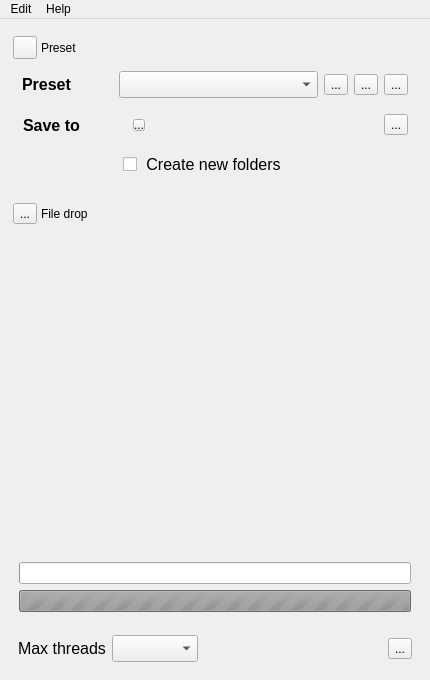
<?xml version="1.0" encoding="UTF-8"?>
<ui version="4.0">
 <class>Jobman</class>
 <widget class="QMainWindow" name="Jobman">
  <property name="geometry">
   <rect>
    <x>0</x>
    <y>0</y>
    <width>430</width>
    <height>680</height>
   </rect>
  </property>
  <property name="sizePolicy">
   <sizepolicy hsizetype="Fixed" vsizetype="Fixed">
    <horstretch>0</horstretch>
    <verstretch>0</verstretch>
   </sizepolicy>
  </property>
  <property name="minimumSize">
   <size>
    <width>0</width>
    <height>0</height>
   </size>
  </property>
  <property name="windowTitle">
   <string>Jobman</string>
  </property>
  <property name="dockOptions">
   <set>QMainWindow::AllowTabbedDocks|QMainWindow::AnimatedDocks</set>
  </property>
  <widget class="QWidget" name="centralwidget">
   <layout class="QVBoxLayout" name="verticalLayout_2">
    <property name="spacing">
     <number>0</number>
    </property>
    <property name="sizeConstraint">
     <enum>QLayout::SetDefaultConstraint</enum>
    </property>
    <item>
     <widget class="QWidget" name="presetBar" native="true">
      <property name="styleSheet">
       <string notr="true"/>
      </property>
      <layout class="QHBoxLayout">
       <property name="spacing">
        <number>0</number>
       </property>
       <property name="leftMargin">
        <number>0</number>
       </property>
       <property name="topMargin">
        <number>4</number>
       </property>
       <property name="rightMargin">
        <number>0</number>
       </property>
       <property name="bottomMargin">
        <number>0</number>
       </property>
       <item>
        <layout class="QHBoxLayout">
         <property name="spacing">
          <number>4</number>
         </property>
         <property name="leftMargin">
          <number>4</number>
         </property>
         <property name="topMargin">
          <number>4</number>
         </property>
         <property name="rightMargin">
          <number>4</number>
         </property>
         <property name="bottomMargin">
          <number>4</number>
         </property>
         <item>
          <widget class="QToolButton" name="togglePreset">
           <property name="toolTip">
            <string>Show or hide preset area</string>
           </property>
           <property name="icon">
            <iconset resource="jobman.qrc">
             <normaloff>:/icons/resources/Collapse.png</normaloff>:/icons/resources/Collapse.png</iconset>
           </property>
           <property name="checkable">
            <bool>true</bool>
           </property>
          </widget>
         </item>
         <item>
          <widget class="QLabel" name="label">
           <property name="text">
            <string>Preset</string>
           </property>
          </widget>
         </item>
        </layout>
       </item>
      </layout>
     </widget>
    </item>
    <item>
     <widget class="QWidget" name="presetWidget" native="true">
      <property name="enabled">
       <bool>true</bool>
      </property>
      <property name="minimumSize">
       <size>
        <width>0</width>
        <height>80</height>
       </size>
      </property>
      <layout class="QVBoxLayout" name="verticalLayout">
       <property name="spacing">
        <number>0</number>
       </property>
       <property name="leftMargin">
        <number>4</number>
       </property>
       <property name="topMargin">
        <number>8</number>
       </property>
       <property name="rightMargin">
        <number>4</number>
       </property>
       <property name="bottomMargin">
        <number>0</number>
       </property>
       <item>
        <layout class="QGridLayout" name="gridLayout">
         <property name="topMargin">
          <number>0</number>
         </property>
         <property name="verticalSpacing">
          <number>0</number>
         </property>
         <item row="1" column="0">
          <widget class="QWidget" name="widget_6" native="true">
           <property name="minimumSize">
            <size>
             <width>100</width>
             <height>0</height>
            </size>
           </property>
           <layout class="QHBoxLayout" name="horizontalLayout_5">
            <property name="spacing">
             <number>0</number>
            </property>
            <property name="leftMargin">
             <number>10</number>
            </property>
            <property name="topMargin">
             <number>0</number>
            </property>
            <property name="bottomMargin">
             <number>4</number>
            </property>
            <item>
             <widget class="QLabel" name="label_2">
              <property name="font">
               <font>
                <pointsize>12</pointsize>
                <bold>true</bold>
               </font>
              </property>
              <property name="text">
               <string>Save to</string>
              </property>
             </widget>
            </item>
           </layout>
          </widget>
         </item>
         <item row="1" column="1">
          <widget class="QWidget" name="widget_2" native="true">
           <property name="minimumSize">
            <size>
             <width>0</width>
             <height>50</height>
            </size>
           </property>
           <layout class="QHBoxLayout" name="horizontalLayout">
            <property name="spacing">
             <number>0</number>
            </property>
            <property name="leftMargin">
             <number>10</number>
            </property>
            <property name="topMargin">
             <number>0</number>
            </property>
            <property name="rightMargin">
             <number>9</number>
            </property>
            <property name="bottomMargin">
             <number>4</number>
            </property>
            <item>
             <widget class="QLabel" name="saveTo">
              <property name="enabled">
               <bool>true</bool>
              </property>
              <property name="maximumSize">
               <size>
                <width>230</width>
                <height>16777215</height>
               </size>
              </property>
              <property name="font">
               <font>
                <pointsize>10</pointsize>
               </font>
              </property>
              <property name="acceptDrops">
               <bool>true</bool>
              </property>
              <property name="text">
               <string/>
              </property>
             </widget>
            </item>
            <item>
             <spacer name="horizontalSpacer_4">
              <property name="orientation">
               <enum>Qt::Horizontal</enum>
              </property>
              <property name="sizeType">
               <enum>QSizePolicy::Fixed</enum>
              </property>
              <property name="sizeHint" stdset="0">
               <size>
                <width>2</width>
                <height>20</height>
               </size>
              </property>
             </spacer>
            </item>
            <item>
             <widget class="QToolButton" name="showSaveto">
              <property name="maximumSize">
               <size>
                <width>12</width>
                <height>12</height>
               </size>
              </property>
              <property name="text">
               <string>...</string>
              </property>
              <property name="icon">
               <iconset resource="jobman.qrc">
                <normaloff>:/icons/resources/Open.png</normaloff>:/icons/resources/Open.png</iconset>
              </property>
              <property name="toolButtonStyle">
               <enum>Qt::ToolButtonIconOnly</enum>
              </property>
             </widget>
            </item>
            <item>
             <spacer name="horizontalSpacer">
              <property name="orientation">
               <enum>Qt::Horizontal</enum>
              </property>
              <property name="sizeHint" stdset="0">
               <size>
                <width>40</width>
                <height>20</height>
               </size>
              </property>
             </spacer>
            </item>
            <item>
             <widget class="QToolButton" name="openSaveto">
              <property name="toolTip">
               <string>Open save to folder</string>
              </property>
              <property name="text">
               <string>...</string>
              </property>
              <property name="icon">
               <iconset resource="jobman.qrc">
                <normaloff>:/icons/resources/Folder.png</normaloff>:/icons/resources/Folder.png</iconset>
              </property>
             </widget>
            </item>
           </layout>
          </widget>
         </item>
         <item row="0" column="1">
          <widget class="QWidget" name="widget_5" native="true">
           <layout class="QHBoxLayout" name="horizontalLayout_4">
            <property name="spacing">
             <number>2</number>
            </property>
            <property name="leftMargin">
             <number>6</number>
            </property>
            <property name="topMargin">
             <number>0</number>
            </property>
            <property name="rightMargin">
             <number>9</number>
            </property>
            <property name="bottomMargin">
             <number>4</number>
            </property>
            <item>
             <widget class="QComboBox" name="presets">
              <property name="sizePolicy">
               <sizepolicy hsizetype="Expanding" vsizetype="Preferred">
                <horstretch>0</horstretch>
                <verstretch>0</verstretch>
               </sizepolicy>
              </property>
              <property name="font">
               <font>
                <pointsize>12</pointsize>
               </font>
              </property>
             </widget>
            </item>
            <item>
             <spacer name="horizontalSpacer_6">
              <property name="orientation">
               <enum>Qt::Horizontal</enum>
              </property>
              <property name="sizeType">
               <enum>QSizePolicy::Fixed</enum>
              </property>
              <property name="sizeHint" stdset="0">
               <size>
                <width>4</width>
                <height>20</height>
               </size>
              </property>
             </spacer>
            </item>
            <item>
             <widget class="QToolButton" name="openPreset">
              <property name="toolTip">
               <string>Open preset</string>
              </property>
              <property name="text">
               <string>...</string>
              </property>
              <property name="icon">
               <iconset resource="jobman.qrc">
                <normaloff>:/icons/resources/File.png</normaloff>:/icons/resources/File.png</iconset>
              </property>
             </widget>
            </item>
            <item>
             <spacer name="horizontalSpacer_5">
              <property name="orientation">
               <enum>Qt::Horizontal</enum>
              </property>
              <property name="sizeType">
               <enum>QSizePolicy::Fixed</enum>
              </property>
              <property name="sizeHint" stdset="0">
               <size>
                <width>4</width>
                <height>20</height>
               </size>
              </property>
             </spacer>
            </item>
            <item>
             <widget class="QToolButton" name="refreshPresets">
              <property name="toolTip">
               <string>Refresh preset</string>
              </property>
              <property name="text">
               <string>...</string>
              </property>
              <property name="icon">
               <iconset resource="jobman.qrc">
                <normaloff>:/icons/resources/Refresh.png</normaloff>:/icons/resources/Refresh.png</iconset>
              </property>
              <property name="iconSize">
               <size>
                <width>16</width>
                <height>16</height>
               </size>
              </property>
             </widget>
            </item>
            <item>
             <spacer name="horizontalSpacer_3">
              <property name="orientation">
               <enum>Qt::Horizontal</enum>
              </property>
              <property name="sizeType">
               <enum>QSizePolicy::Fixed</enum>
              </property>
              <property name="sizeHint" stdset="0">
               <size>
                <width>4</width>
                <height>20</height>
               </size>
              </property>
             </spacer>
            </item>
            <item>
             <widget class="QToolButton" name="openPresetfrom">
              <property name="toolTip">
               <string>Open preset folder</string>
              </property>
              <property name="text">
               <string>...</string>
              </property>
              <property name="icon">
               <iconset resource="jobman.qrc">
                <normaloff>:/icons/resources/Folder.png</normaloff>:/icons/resources/Folder.png</iconset>
              </property>
             </widget>
            </item>
           </layout>
          </widget>
         </item>
         <item row="0" column="0">
          <widget class="QWidget" name="widget_4" native="true">
           <layout class="QHBoxLayout" name="horizontalLayout_6">
            <property name="spacing">
             <number>0</number>
            </property>
            <property name="topMargin">
             <number>0</number>
            </property>
            <property name="bottomMargin">
             <number>4</number>
            </property>
            <item>
             <widget class="QLabel" name="label_3">
              <property name="font">
               <font>
                <pointsize>12</pointsize>
                <bold>true</bold>
               </font>
              </property>
              <property name="text">
               <string>Preset</string>
              </property>
             </widget>
            </item>
           </layout>
          </widget>
         </item>
         <item row="2" column="1">
          <widget class="QWidget" name="widget_8" native="true">
           <property name="font">
            <font>
             <pointsize>12</pointsize>
            </font>
           </property>
           <layout class="QHBoxLayout" name="horizontalLayout_2">
            <property name="spacing">
             <number>0</number>
            </property>
            <property name="leftMargin">
             <number>10</number>
            </property>
            <property name="topMargin">
             <number>0</number>
            </property>
            <property name="bottomMargin">
             <number>10</number>
            </property>
            <item>
             <widget class="QCheckBox" name="createFolders">
              <property name="font">
               <font>
                <pointsize>12</pointsize>
               </font>
              </property>
              <property name="text">
               <string> Create new folders</string>
              </property>
             </widget>
            </item>
           </layout>
          </widget>
         </item>
        </layout>
       </item>
      </layout>
     </widget>
    </item>
    <item>
     <spacer name="verticalSpacer">
      <property name="orientation">
       <enum>Qt::Vertical</enum>
      </property>
      <property name="sizeType">
       <enum>QSizePolicy::Minimum</enum>
      </property>
      <property name="sizeHint" stdset="0">
       <size>
        <width>20</width>
        <height>12</height>
       </size>
      </property>
     </spacer>
    </item>
    <item>
     <widget class="QWidget" name="filedropBar" native="true">
      <property name="styleSheet">
       <string notr="true"/>
      </property>
      <layout class="QHBoxLayout">
       <property name="spacing">
        <number>0</number>
       </property>
       <property name="leftMargin">
        <number>0</number>
       </property>
       <property name="topMargin">
        <number>0</number>
       </property>
       <property name="rightMargin">
        <number>0</number>
       </property>
       <property name="bottomMargin">
        <number>0</number>
       </property>
       <item>
        <layout class="QHBoxLayout">
         <property name="spacing">
          <number>4</number>
         </property>
         <property name="leftMargin">
          <number>4</number>
         </property>
         <property name="topMargin">
          <number>4</number>
         </property>
         <property name="rightMargin">
          <number>4</number>
         </property>
         <property name="bottomMargin">
          <number>4</number>
         </property>
         <item>
          <widget class="QToolButton" name="toggleFiledrop">
           <property name="text">
            <string>...</string>
           </property>
           <property name="icon">
            <iconset resource="jobman.qrc">
             <normaloff>:/icons/resources/Collapse.png</normaloff>:/icons/resources/Collapse.png</iconset>
           </property>
           <property name="checkable">
            <bool>true</bool>
           </property>
          </widget>
         </item>
         <item>
          <widget class="QLabel" name="label">
           <property name="styleSheet">
            <string notr="true"/>
           </property>
           <property name="text">
            <string>File drop</string>
           </property>
           <property name="icon" stdset="0">
            <iconset>
             <normaloff>:/icons/resources/Pin.png</normaloff>:/icons/resources/Pin.png</iconset>
           </property>
          </widget>
         </item>
        </layout>
       </item>
      </layout>
     </widget>
    </item>
    <item>
     <widget class="QWidget" name="filedropWidget" native="true">
      <property name="sizePolicy">
       <sizepolicy hsizetype="Preferred" vsizetype="Preferred">
        <horstretch>0</horstretch>
        <verstretch>0</verstretch>
       </sizepolicy>
      </property>
      <property name="minimumSize">
       <size>
        <width>0</width>
        <height>300</height>
       </size>
      </property>
      <property name="styleSheet">
       <string notr="true"/>
      </property>
      <layout class="QVBoxLayout" name="verticalLayout_6">
       <property name="spacing">
        <number>0</number>
       </property>
       <property name="leftMargin">
        <number>0</number>
       </property>
       <property name="topMargin">
        <number>0</number>
       </property>
       <property name="rightMargin">
        <number>0</number>
       </property>
       <property name="bottomMargin">
        <number>0</number>
       </property>
       <item>
        <layout class="QVBoxLayout" name="verticalLayout_5">
         <property name="spacing">
          <number>0</number>
         </property>
         <property name="leftMargin">
          <number>0</number>
         </property>
         <property name="topMargin">
          <number>0</number>
         </property>
         <property name="rightMargin">
          <number>0</number>
         </property>
         <property name="bottomMargin">
          <number>0</number>
         </property>
         <item>
          <layout class="QVBoxLayout" name="verticalLayout_9">
           <property name="leftMargin">
            <number>10</number>
           </property>
           <property name="topMargin">
            <number>10</number>
           </property>
           <property name="rightMargin">
            <number>10</number>
           </property>
           <property name="bottomMargin">
            <number>10</number>
           </property>
           <item>
            <widget class="Filedrop" name="filedrop" native="true">
             <property name="enabled">
              <bool>false</bool>
             </property>
             <property name="sizePolicy">
              <sizepolicy hsizetype="Preferred" vsizetype="MinimumExpanding">
               <horstretch>0</horstretch>
               <verstretch>0</verstretch>
              </sizepolicy>
             </property>
             <property name="autoFillBackground">
              <bool>false</bool>
             </property>
             <property name="styleSheet">
              <string notr="true"/>
             </property>
            </widget>
           </item>
           <item>
            <spacer name="verticalSpacer_2">
             <property name="orientation">
              <enum>Qt::Vertical</enum>
             </property>
             <property name="sizeType">
              <enum>QSizePolicy::Fixed</enum>
             </property>
             <property name="sizeHint" stdset="0">
              <size>
               <width>20</width>
               <height>4</height>
              </size>
             </property>
            </spacer>
           </item>
           <item>
            <widget class="QWidget" name="widget_3" native="true">
             <property name="minimumSize">
              <size>
               <width>0</width>
               <height>0</height>
              </size>
             </property>
             <layout class="QVBoxLayout" name="verticalLayout_3">
              <property name="leftMargin">
               <number>0</number>
              </property>
              <property name="rightMargin">
               <number>0</number>
              </property>
              <item>
               <widget class="QProgressBar" name="idleprogress">
                <property name="maximum">
                 <number>1</number>
                </property>
                <property name="value">
                 <number>-1</number>
                </property>
                <property name="textVisible">
                 <bool>false</bool>
                </property>
               </widget>
              </item>
              <item>
               <widget class="QProgressBar" name="fileprogress">
                <property name="enabled">
                 <bool>false</bool>
                </property>
                <property name="sizePolicy">
                 <sizepolicy hsizetype="Expanding" vsizetype="Preferred">
                  <horstretch>0</horstretch>
                  <verstretch>0</verstretch>
                 </sizepolicy>
                </property>
                <property name="maximum">
                 <number>0</number>
                </property>
                <property name="value">
                 <number>0</number>
                </property>
                <property name="textVisible">
                 <bool>false</bool>
                </property>
               </widget>
              </item>
             </layout>
            </widget>
           </item>
          </layout>
         </item>
         <item>
          <widget class="QWidget" name="widget" native="true">
           <property name="minimumSize">
            <size>
             <width>0</width>
             <height>0</height>
            </size>
           </property>
           <layout class="QHBoxLayout" name="horizontalLayout_3">
            <property name="topMargin">
             <number>4</number>
            </property>
            <item>
             <widget class="QLabel" name="label_5">
              <property name="font">
               <font>
                <pointsize>12</pointsize>
               </font>
              </property>
              <property name="text">
               <string>Max threads</string>
              </property>
             </widget>
            </item>
            <item>
             <widget class="QComboBox" name="threads">
              <property name="minimumSize">
               <size>
                <width>60</width>
                <height>0</height>
               </size>
              </property>
              <property name="font">
               <font>
                <pointsize>12</pointsize>
               </font>
              </property>
             </widget>
            </item>
            <item>
             <widget class="QLabel" name="cpu">
              <property name="font">
               <font>
                <pointsize>12</pointsize>
               </font>
              </property>
              <property name="text">
               <string/>
              </property>
             </widget>
            </item>
            <item>
             <spacer name="horizontalSpacer_2">
              <property name="orientation">
               <enum>Qt::Horizontal</enum>
              </property>
              <property name="sizeHint" stdset="0">
               <size>
                <width>40</width>
                <height>20</height>
               </size>
              </property>
             </spacer>
            </item>
            <item>
             <widget class="QToolButton" name="monitor">
              <property name="toolTip">
               <string>Open monitor</string>
              </property>
              <property name="text">
               <string>...</string>
              </property>
              <property name="icon">
               <iconset resource="jobman.qrc">
                <normaloff>:/icons/resources/Monitor.png</normaloff>:/icons/resources/Monitor.png</iconset>
              </property>
             </widget>
            </item>
           </layout>
          </widget>
         </item>
        </layout>
       </item>
      </layout>
     </widget>
    </item>
   </layout>
  </widget>
  <widget class="QMenuBar" name="menubar">
   <property name="geometry">
    <rect>
     <x>0</x>
     <y>0</y>
     <width>430</width>
     <height>24</height>
    </rect>
   </property>
   <widget class="QMenu" name="menuHelp">
    <property name="title">
     <string>Help</string>
    </property>
    <addaction name="about"/>
    <addaction name="preferences"/>
    <addaction name="openGithubReadme"/>
    <addaction name="openGithubIssues"/>
    <addaction name="separator"/>
   </widget>
   <widget class="QMenu" name="menuEdit">
    <property name="title">
     <string>Edit</string>
    </property>
    <addaction name="addfiles"/>
   </widget>
   <addaction name="menuEdit"/>
   <addaction name="menuHelp"/>
  </widget>
  <action name="copyRGBAsText">
   <property name="text">
    <string>Copy RGB as text</string>
   </property>
   <property name="shortcut">
    <string>R</string>
   </property>
  </action>
  <action name="copyHSVAsText">
   <property name="text">
    <string>Copy HSV as text</string>
   </property>
   <property name="shortcut">
    <string>H</string>
   </property>
  </action>
  <action name="copyColorAsBitmap">
   <property name="text">
    <string>Copy Color as bitmap</string>
   </property>
   <property name="shortcut">
    <string>B</string>
   </property>
  </action>
  <action name="active">
   <property name="checkable">
    <bool>true</bool>
   </property>
   <property name="checked">
    <bool>true</bool>
   </property>
   <property name="icon">
    <iconset>
     <normaloff>:/icons/resources/Active.png</normaloff>:/icons/resources/Active.png</iconset>
   </property>
   <property name="text">
    <string>Active</string>
   </property>
   <property name="shortcut">
    <string>Space</string>
   </property>
  </action>
  <action name="toggleMouseLocation">
   <property name="checkable">
    <bool>true</bool>
   </property>
   <property name="checked">
    <bool>true</bool>
   </property>
   <property name="text">
    <string>Show mouse location</string>
   </property>
   <property name="shortcut">
    <string>M</string>
   </property>
  </action>
  <action name="copyIccAsText">
   <property name="text">
    <string>Copy ICC profile as text</string>
   </property>
  </action>
  <action name="as8bitValues">
   <property name="checkable">
    <bool>true</bool>
   </property>
   <property name="checked">
    <bool>true</bool>
   </property>
   <property name="text">
    <string>as 8-bit</string>
   </property>
   <property name="toolTip">
    <string>Display as 8-bit</string>
   </property>
  </action>
  <action name="as10bitValues">
   <property name="checkable">
    <bool>true</bool>
   </property>
   <property name="text">
    <string>as 10-bit</string>
   </property>
   <property name="toolTip">
    <string>Display as 10-bit</string>
   </property>
  </action>
  <action name="asFloatValues">
   <property name="checkable">
    <bool>true</bool>
   </property>
   <property name="text">
    <string>as Float</string>
   </property>
   <property name="toolTip">
    <string>Display as Decimal</string>
   </property>
  </action>
  <action name="asHexadecimalValues">
   <property name="checkable">
    <bool>true</bool>
   </property>
   <property name="text">
    <string>as Hexadecimal</string>
   </property>
   <property name="toolTip">
    <string>Display as Hexadecimal</string>
   </property>
  </action>
  <action name="asPercentageValues">
   <property name="checkable">
    <bool>true</bool>
   </property>
   <property name="text">
    <string>as Percentage</string>
   </property>
   <property name="toolTip">
    <string>Display as Percentage</string>
   </property>
  </action>
  <action name="magnify1x">
   <property name="checkable">
    <bool>true</bool>
   </property>
   <property name="checked">
    <bool>true</bool>
   </property>
   <property name="text">
    <string>1x</string>
   </property>
   <property name="toolTip">
    <string>Zoom 100%</string>
   </property>
   <property name="shortcut">
    <string>1</string>
   </property>
  </action>
  <action name="magnify2x">
   <property name="checkable">
    <bool>true</bool>
   </property>
   <property name="text">
    <string>2x</string>
   </property>
   <property name="toolTip">
    <string>Zoom 200%</string>
   </property>
   <property name="shortcut">
    <string>2</string>
   </property>
  </action>
  <action name="magnify3x">
   <property name="checkable">
    <bool>true</bool>
   </property>
   <property name="text">
    <string>3x</string>
   </property>
   <property name="toolTip">
    <string>Zoom 400%</string>
   </property>
   <property name="shortcut">
    <string>3</string>
   </property>
  </action>
  <action name="magnify4x">
   <property name="checkable">
    <bool>true</bool>
   </property>
   <property name="text">
    <string>4x</string>
   </property>
   <property name="toolTip">
    <string>Zoom 800%</string>
   </property>
   <property name="shortcut">
    <string>4</string>
   </property>
  </action>
  <action name="magnify5x">
   <property name="checkable">
    <bool>true</bool>
   </property>
   <property name="text">
    <string>5x</string>
   </property>
   <property name="toolTip">
    <string>Zoom 1600%</string>
   </property>
   <property name="shortcut">
    <string>5</string>
   </property>
  </action>
  <action name="openGithubReadme">
   <property name="text">
    <string>Open Github README</string>
   </property>
   <property name="toolTip">
    <string>Open Github README</string>
   </property>
   <property name="shortcut">
    <string>O</string>
   </property>
  </action>
  <action name="openGithubIssues">
   <property name="text">
    <string>Open Github Issues</string>
   </property>
   <property name="shortcut">
    <string>I</string>
   </property>
  </action>
  <action name="about">
   <property name="text">
    <string>About</string>
   </property>
  </action>
  <action name="pick">
   <property name="text">
    <string>Capture from pick</string>
   </property>
   <property name="shortcut">
    <string>Return</string>
   </property>
  </action>
  <action name="pin">
   <property name="checkable">
    <bool>true</bool>
   </property>
   <property name="checked">
    <bool>true</bool>
   </property>
   <property name="icon">
    <iconset>
     <normaloff>:/icons/resources/Pin.png</normaloff>:/icons/resources/Pin.png</iconset>
   </property>
   <property name="text">
    <string>Pin</string>
   </property>
   <property name="shortcut">
    <string>P</string>
   </property>
  </action>
  <action name="clear">
   <property name="text">
    <string>Clear</string>
   </property>
  </action>
  <action name="copyHSLAsText">
   <property name="text">
    <string>Copy HSL as text</string>
   </property>
  </action>
  <action name="copyHexAsText">
   <property name="text">
    <string>Copy HEX as text</string>
   </property>
  </action>
  <action name="drag">
   <property name="text">
    <string>Capture from drag</string>
   </property>
   <property name="shortcut">
    <string>Shift+Return</string>
   </property>
  </action>
  <action name="addfiles">
   <property name="text">
    <string>Add files ...</string>
   </property>
   <property name="shortcut">
    <string>F</string>
   </property>
  </action>
  <action name="preferences">
   <property name="text">
    <string>Preferences...</string>
   </property>
  </action>
 </widget>
 <customwidgets>
  <customwidget>
   <class>Filedrop</class>
   <extends>QWidget</extends>
   <header>../../../filedrop.h</header>
   <container>1</container>
  </customwidget>
 </customwidgets>
 <resources>
  <include location="jobman.qrc"/>
 </resources>
 <connections/>
 <designerdata>
  <property name="gridDeltaX">
   <number>10</number>
  </property>
  <property name="gridDeltaY">
   <number>10</number>
  </property>
  <property name="gridSnapX">
   <bool>false</bool>
  </property>
  <property name="gridSnapY">
   <bool>false</bool>
  </property>
  <property name="gridVisible">
   <bool>true</bool>
  </property>
 </designerdata>
</ui>
